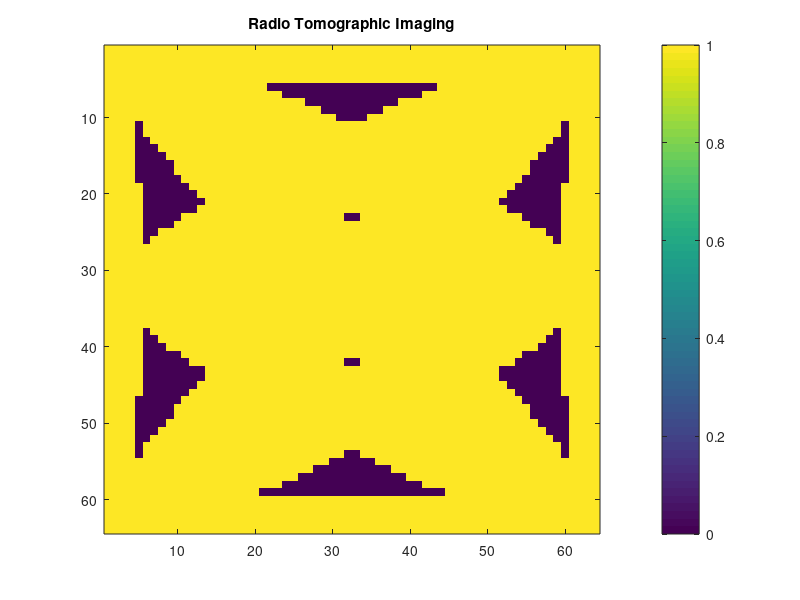

This figure's MATLAB source:
%#!/usr/bin/octave -qf

pkg load communications
pkg load statistics

% dimentions of the terrain
width=64;
height=64;

% N is the number of voxels in the image
N = width * height;

% W is the weight matrix which will get populated on the go
W=[];

% coordinates of the wireless nodes
coords=[1,1;
    1,64;
    32,1;
    32,64;
    64,1;
    64,64;];

% number of nodes
num_nodes=length(coords)

% number of links (this will get updated shortly)
num_links=0;

% link matrix (this will get updated shortly)
links=[];

%to store pixels
linkPixel=[];

% generating weight matrix
for i=1:length(coords)
	for j=i+1:length(coords)
		num_links=num_links+1;
    		disp(num_links);
		% start and end point of line
		a=[coords(i,1), coords(i,2)];
		b=[coords(j,1), coords(j,2)];
		%link points
		ab=[coords(i,1), coords(j,1);coords(i,2),coords(j,2)];
		% add the link to the links matrix for future use
		links=[links;a,b];
		%calculate euclidean link distance
		dlink=sqrt((coords(i,1)-coords(j,1))^2 +(coords(i,2)-coords(j,2))^2);
		%k and l represents all voxels
		for k=1:width
			for l=1:height
			currentPixel= [k,l];
			%check if inside ellipse, given two link nodes as foci 
			%calculate distance from current pixel to the two node locations. if less than d+lamda, weight is 1.then normalize
			points=[coords(i,1), coords(i,2);k,l];
			points2=[coords(j,1), coords(j,2);k,l];
			d1 = pdist(points,'euclidean');
			d2 = pdist(points2,'euclidean');
			%dlink=pdist(ab,'euclidean');
      			fflush(stdout);
			dsum=d1+d2;
			%initialize lamda, width of the ellipse
			lamda=dlink/100;
			if (dsum<(dlink+lamda))
				linkPixel=[linkPixel;k,l];
			%else
				%disp("weight 0");
			endif
			end
		end
		%to store linkPixel with 1
		X = zeros(width, height);
      		if isempty(linkPixel)
	    		disp("empty");
      		else
			%draw image dinamically for each link
        		X(sub2ind(size(X), linkPixel(:, 1), linkPixel(:, 2))) = 1;
			[mat,padded] = vec2mat(X,width);
			image(mat,'CDataMapping','scaled');
			colorbar
			title('Radio Tomographic Imaging');
			pause(1)
          	endif
		%disp(X');
		W=[W;reshape(X', width*height, 1)'];
	end
end
disp("weights");
%disp(W);
